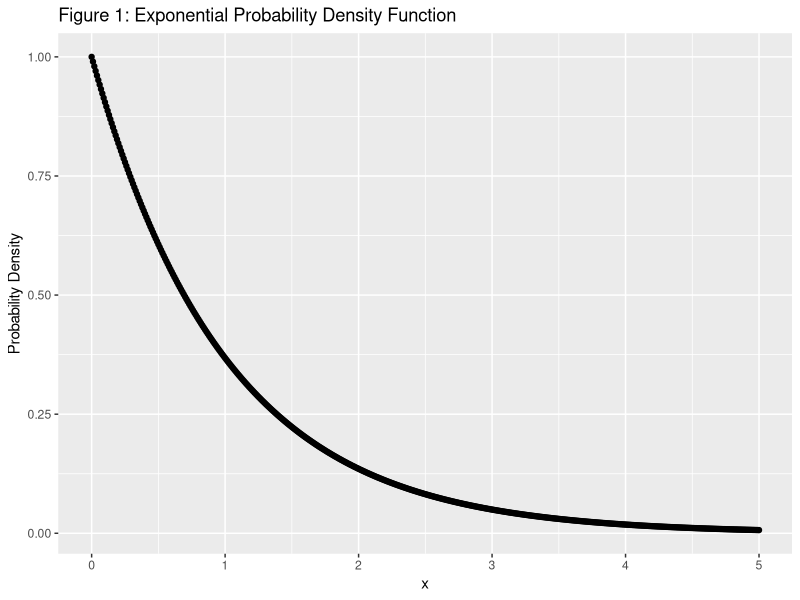
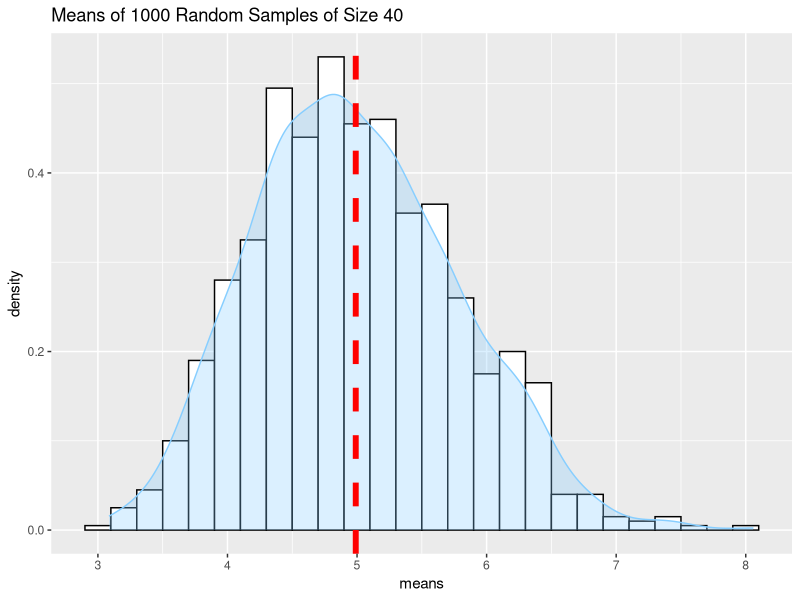

Recreate these plots in R, in order.
## ---- chunk 1
#Library Loading
library(ggplot2)
## ---- chunk 2
x <- seq(0.0, 5.0, 0.01)
y <- dexp(x)
qplot(x, y, type="l", xlab = "x", 
      ylab = "Probability Density",
      main = "Figure 1: Exponential Probability Density Function")
## ---- chunk 3
set.seed(1)
sims <- 1000
lambda <- 0.2
n <- 40

## ---- chunk 4
exp_sim <- matrix(rexp(sims * n, lambda), sims, n)
means <- rowMeans(exp_sim)
## ---- chunk 5
sample_mean <- mean(means)
theoretical_mean <- 1 / lambda
## ---- chunk 6
sample_variance <- var(means)
theoretical_variance <- (((1 / lambda)^2) / 40)
## ---- chunk 7
g <- ggplot(data.frame(means), aes(x = means))
g <- g + geom_histogram(aes(y=..density..), colour = "black", fill = "white", binwidth = lambda)
g <- g + geom_density(colour = "skyblue1", fill="skyblue1", alpha = .3)
g <- g + geom_vline(aes(xintercept = sample_mean), linetype = "dashed", size = 2, colour = "red")
g <- g + scale_x_continuous(breaks = c(1:10))
g <- g + ggtitle("Means of 1000 Random Samples of Size 40"); g
